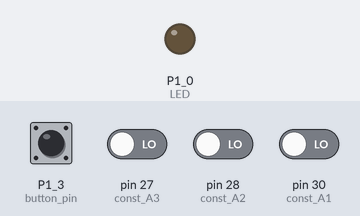
This sketch was run on a simulated TI MSP430 LaunchPad. Parts: output pins drawn as LEDs (lit = HIGH). Inputs (shaded band) come from the test bench; at power-on: P1_3 (button_pin) HIGH, pin 27 (const_A3), pin 28 (const_A2), pin 30 (const_A1) LOW. WiFi joins after 1.5 s; servers stay silent unless stated; what the sketch prints to the serial monitor is not drawn.

Above: at 3.6 s.
3.7 s: pin 27 (const_A3) driven HIGH
5.2 s: pin 30 (const_A1) driven HIGH
At 6.1 s:
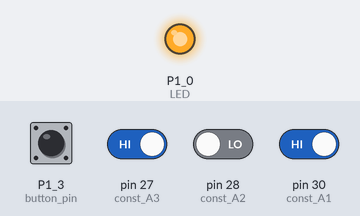
Timing chart, 0 to 8.2 s (numbered marks = the images above; inputs shaded):
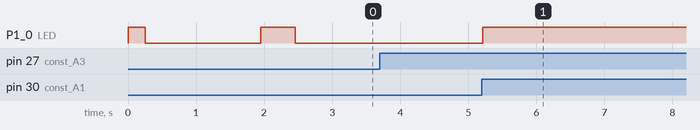

The sketch:

ClientSendReceiveString.ino
```cpp
#include <WiFi.h>
#include <WiFiClient.h>
#define LED RED_LED
const int button_pin = PUSH2;

// your network name also called SSID
char ssid[] = "Samsung Galaxy S8 8387";

uint16_t port = 8082;     // port number of the server
IPAddress server(192, 168, 43, 153);   // IP Address of the server
WiFiClient client;

const byte const_A3 = 27; // Door
const byte const_A2 = 28; // Button
const byte const_A1 = 30; // Light Curtain

bool button = true;

String output_string = "";

volatile char buffer_char;

String read_string;

String buffer_string;

String temp_string;

int prox[3] = {0, 0, 0};

bool sensor_state[3] = {false, false, false};

byte curtain_state[2] = {LOW, LOW};

void setup() {
  //Initialize serial and wait for port to open:
  Serial.begin(9600);
  Serial1.begin(9600);
  pinMode(const_A3, INPUT); // Door
  pinMode(const_A2, INPUT); // Button
  pinMode(const_A1, INPUT); // Light Curtain
  pinMode(LED, OUTPUT);
  pinMode(button_pin, INPUT_PULLUP);
  digitalWrite(LED, LOW);

  while(!digitalRead(button_pin)){
    delay(100);
  }

  digitalWrite(LED, HIGH);
  delay(250);
  digitalWrite(LED, LOW);

  // attempt to connect to Wifi network:
  Serial.print("Attempting to connect to Network named: ");
  // print the network name (SSID);
  Serial.println(ssid);
  // Connect to WPA/WPA2 network. Change this line if using open or WEP network:
  WiFi.begin(ssid);
  while ( WiFi.status() != WL_CONNECTED) {
    // print dots while we wait to connect
    Serial.print(".");
    delay(300);
  }

  Serial.println("\nYou're connected to the network");
  Serial.println("Waiting for an ip address");

  while (WiFi.localIP() == INADDR_NONE) {
    // print dots while we wait for an ip addresss
    Serial.print(".");
    delay(300);
  }

  Serial.println("\nIP Address obtained");

  // you're connected now, so print out the status
  printWifiStatus();

  // attempt to connect to the server
  Serial.println("Attempting to connect to server");

  uint8_t tries = 0;
  while (client.connect(server, port) == false) {
    Serial.print(".");
    if (tries++ > 100) {
      Serial.println("\nThe server isn't responding");
      error_loop();
    }
    delay(100);
  }

  //we've connected to the server by this point
  Serial.println("\nConnected to the server!");

  Serial1.setTimeout(750);

  digitalWrite(LED, HIGH);
  delay(500);
  digitalWrite(LED, LOW);

  attachInterrupt(const_A2, button_int, RISING);
  attachInterrupt(const_A1, A1_sensor_int, CHANGE);
  attachInterrupt(const_A3, A3_sensor_int, CHANGE);

}

void loop() {
  read_string = ""; // Clear out uart buffer

//  sensor_int();

  // Here we'll tell the bluetooth module to scan for beacons
  Serial1.write("AT+DISI?");

  read_string = Serial1.readString();

  while (read_string.length() > 0)
  {//read the serial command into a buffer
    buffer_char = read_string[0];
    // Process the input character
    if (buffer_char == 'O')
    {// Receiving an O (letter O) means that we have a new line of data read from the bluetooth module
      if (buffer_string == "")
      {// Check if the string is empty before overwriting it
        buffer_string = String(buffer_char);
      }
      else
      {
        // If it's not empty, check the inputs for a beacon that has Major & minor values that match
        // the beacons used in the project
        if (buffer_string == "OK+DISIS" or buffer_string == "OK+DISCS")
        { // If the string matches the start condition, clear it
          buffer_string = String(buffer_char);
        }
        else if (buffer_string == "OK+DISCE")
        { // If the string matches the end condition, clear it
          buffer_string = String(buffer_char);
        }
        else
        { // If it doesn't match the start or end condition strings, look for a major beacon val

          //.substring(from, to) * From index is inclusive, to index is optional and exclusive.
          temp_string = "";
          temp_string = buffer_string.substring(50, 60); // Get the Major/Minor/Measured Power values from the buffer
          temp_string += buffer_string.substring(74); // Get the RSSI value from the buffer

          if (temp_string.substring(0, 4) == "0194") // Hexadecimal for 404
          { // Check that the beacon is actually a beacon used for the AISS
            // If it is, read the minor value so where we know what index to store the proximity under in
            //  the proximity array
            if(temp_string.substring(4, 8) == "0001") // Hexadecimal for 1
            {
              prox[0] = temp_string.substring(12).toInt();
              buffer_string = "";
            }
            else if(temp_string.substring(4, 8) == "0002")
            {
              prox[1] = temp_string.substring(12).toInt();
              buffer_string = "";
            }
            else if(temp_string.substring(4, 8) == "0003")
            {
              prox[2] = temp_string.substring(12).toInt();
              buffer_string = "";
            }
            else
            {
              // If the beacon doesn't match an AISS minor value
              buffer_string = String(buffer_char);
            }
          }
          else
          {
            // If it's not, go ahead and clear the buffer
            buffer_string = String(buffer_char);
          }
        }
      }
    }
    else
    { // If the character isn't an O, just tack it on to the buffer.
      buffer_string += String(buffer_char);
    }
    read_string = read_string.substring(1);
  }

//  sensor_int();

  if (digitalRead(const_A1)){ // Door Latch, if it's closed, send a 1
    output_string += '0';
  } else {
    output_string += '1';
  }
  if (button){                // E-stop, if not pressed state, send 1
    output_string += '1';
  } else {
    output_string += '0';
  }
  if (digitalRead(const_A3)){ // Light Curtain, if no object detected, send 1
    output_string += '1';
  } else {
    output_string += '0';
  }

  // Change Me!!
  output_string += ",";
  output_string += String(prox[0] != 0);
  output_string += ",";
  output_string += String(prox[1] != 0);
  output_string += ",";
  output_string += String(prox[2] != 0);
  output_string += ",";
  output_string += '\x00';

  prox[0] = 0;
  prox[1] = 0;
  prox[2] = 0;
  Serial.println(output_string);
  client.print(output_string);
  output_string = "";
}

void printWifiStatus() {
  // print the SSID of the network you're attached to:
  Serial.print("Network Name: ");
  Serial.println(WiFi.SSID());

  // print your WiFi shield's IP address:
  IPAddress ip = WiFi.localIP();
  Serial.print("IP Address: ");
  Serial.println(ip);

  // print the received signal strength:
  long rssi = WiFi.RSSI();
  Serial.print("signal strength (RSSI):");
  Serial.print(rssi);
  Serial.println(" dBm");
}

void button_int(){
  delay(50);
  // debounce the button push here
  if (digitalRead(const_A2)){
    button = !button;
  }

  sensor_state[1] = !button;
  update_LED();
}

void A3_sensor_int() {
  Serial.println("Door");
  delay(100);
  sensor_int();
}

void A1_sensor_int() {
  Serial.println("Light");
  curtain_state[1] = digitalRead(const_A1);
  delay(15);
  curtain_state[0] = digitalRead(const_A1);
  if (curtain_state[0] && curtain_state[1]){
    sensor_int();
  }
}

void sensor_int() {
  if (digitalRead(const_A3)){
    sensor_state[0] = false;
  } else {
    sensor_state[0] = true;
  }
  if (digitalRead(const_A1)){
    sensor_state[2] = true;
  } else {
    sensor_state[2] = false;
  }
  update_LED();

}

void update_LED() {
  if(sensor_state[0] || sensor_state[1] || sensor_state[2] || ((bool) (prox[0] != 0)) || ((bool) (prox[1] != 0)) || ((bool) (prox[2] != 0))){
    digitalWrite(LED, HIGH);
  } else {
    digitalWrite(LED, LOW);
  }
//  Serial.print((String) sensor_state[0]);
//  Serial.print(',');
//  Serial.print((String) sensor_state[1]);
//  Serial.print(',');
//  Serial.print((String) sensor_state[2]);
//  Serial.print(',');
//  Serial.print((String) ((bool) (prox[0] != 0)));
//  Serial.print(',');
//  Serial.print((String) ((bool) (prox[1] != 0)));
//  Serial.print(',');
//  Serial.print((String) ((bool) (prox[2] != 0)));
//  Serial.print('\n');
}


void error_loop() {
  while(1) {
    digitalWrite(LED, HIGH);
    delay(1000);
    digitalWrite(LED, LOW);
    delay(1000);
  }
}
```

Measured:
- after the input at 3.7 s, every drawn part: stays the same
- after the input at 5.2 s, P1_0 (LED): LOW → HIGH at once
